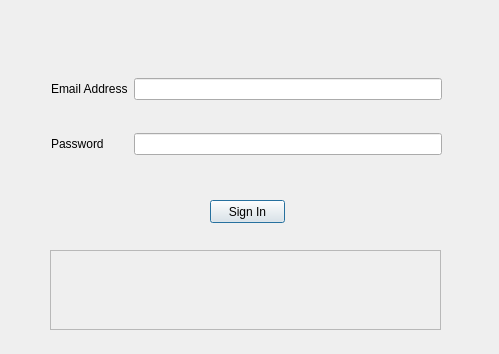
<?xml version="1.0" encoding="UTF-8"?>
<ui version="4.0">
 <class>Dialog</class>
 <widget class="QDialog" name="Dialog">
  <property name="geometry">
   <rect>
    <x>0</x>
    <y>0</y>
    <width>499</width>
    <height>354</height>
   </rect>
  </property>
  <property name="windowTitle">
   <string>Sign In demoEcommerce.db</string>
  </property>
  <widget class="QPushButton" name="pushButtonSearch">
   <property name="geometry">
    <rect>
     <x>210</x>
     <y>200</y>
     <width>75</width>
     <height>23</height>
    </rect>
   </property>
   <property name="text">
    <string>Sign In</string>
   </property>
  </widget>
  <widget class="QLabel" name="labelResponse">
   <property name="geometry">
    <rect>
     <x>60</x>
     <y>260</y>
     <width>371</width>
     <height>61</height>
    </rect>
   </property>
   <property name="text">
    <string/>
   </property>
   <property name="wordWrap">
    <bool>true</bool>
   </property>
  </widget>
  <widget class="QFrame" name="frame">
   <property name="geometry">
    <rect>
     <x>50</x>
     <y>250</y>
     <width>391</width>
     <height>80</height>
    </rect>
   </property>
   <property name="frameShape">
    <enum>QFrame::StyledPanel</enum>
   </property>
   <property name="frameShadow">
    <enum>QFrame::Raised</enum>
   </property>
  </widget>
  <widget class="QWidget" name="layoutWidget">
   <property name="geometry">
    <rect>
     <x>51</x>
     <y>51</y>
     <width>391</width>
     <height>131</height>
    </rect>
   </property>
   <layout class="QGridLayout" name="gridLayout">
    <item row="0" column="0">
     <widget class="QLabel" name="label_4">
      <property name="text">
       <string>Email Address</string>
      </property>
      <property name="buddy">
       <cstring>lineEditEmailAddress</cstring>
      </property>
     </widget>
    </item>
    <item row="1" column="0">
     <widget class="QLabel" name="label_5">
      <property name="text">
       <string>Password</string>
      </property>
      <property name="buddy">
       <cstring>lineEditPassword</cstring>
      </property>
     </widget>
    </item>
    <item row="0" column="1">
     <widget class="QLineEdit" name="lineEditEmailAddress"/>
    </item>
    <item row="1" column="1">
     <widget class="QLineEdit" name="lineEditPassword">
      <property name="echoMode">
       <enum>QLineEdit::Password</enum>
      </property>
     </widget>
    </item>
   </layout>
  </widget>
 </widget>
 <tabstops>
  <tabstop>lineEditEmailAddress</tabstop>
  <tabstop>lineEditPassword</tabstop>
  <tabstop>pushButtonSearch</tabstop>
 </tabstops>
 <resources/>
 <connections>
  <connection>
   <sender>pushButtonSearch</sender>
   <signal>pressed()</signal>
   <receiver>Dialog</receiver>
   <slot>SearchRows()</slot>
   <hints>
    <hint type="sourcelabel">
     <x>249</x>
     <y>222</y>
    </hint>
    <hint type="destinationlabel">
     <x>350</x>
     <y>216</y>
    </hint>
   </hints>
  </connection>
 </connections>
 <slots>
  <slot>SearchRows()</slot>
 </slots>
</ui>
